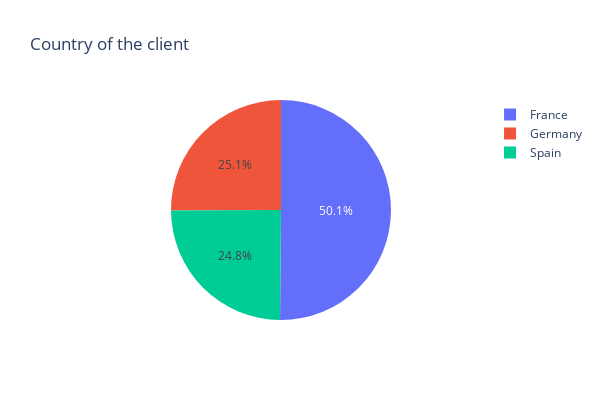

Notebook code cell kept with this figure:
### Code cell
fig = px.pie(df.country.value_counts(), values=df.country.value_counts().values, names=df.country.value_counts().index,
title='Country of the client',width=600,height=400)
fig.show()

### Figure 1 — Plotly figure (JSON) as saved in the notebook; plotly's stock layout.template omitted (floating-point values rounded to 4 significant figures)
{"data": [{"domain": {"x": [0, 1], "y": [0, 1]}, "hovertemplate": "label=%{label}<br>value=%{value}<extra></extra>", "labels": ["France", "Germany", "Spain"], "legendgroup": "", "name": "", "showlegend": true, "type": "pie", "values": [5014, 2509, 2477]}], "layout": {"height": 400, "legend": {"tracegroupgap": 0}, "title": {"text": "Country of the client"}, "width": 600}}
